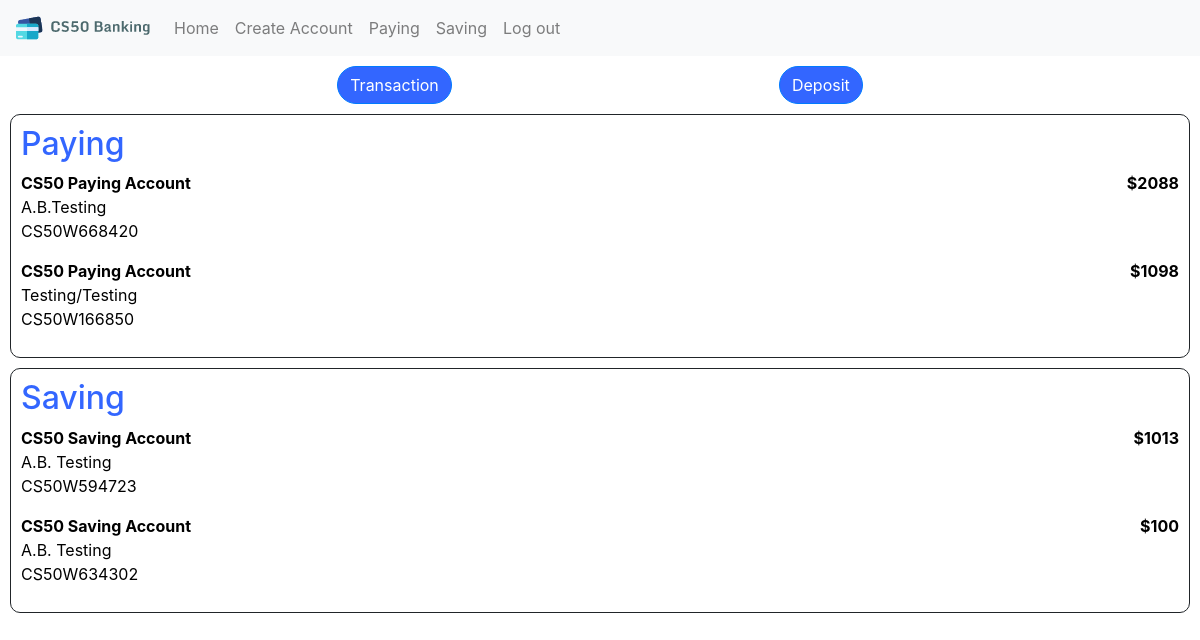
Before: / (signed in) with the older database file.
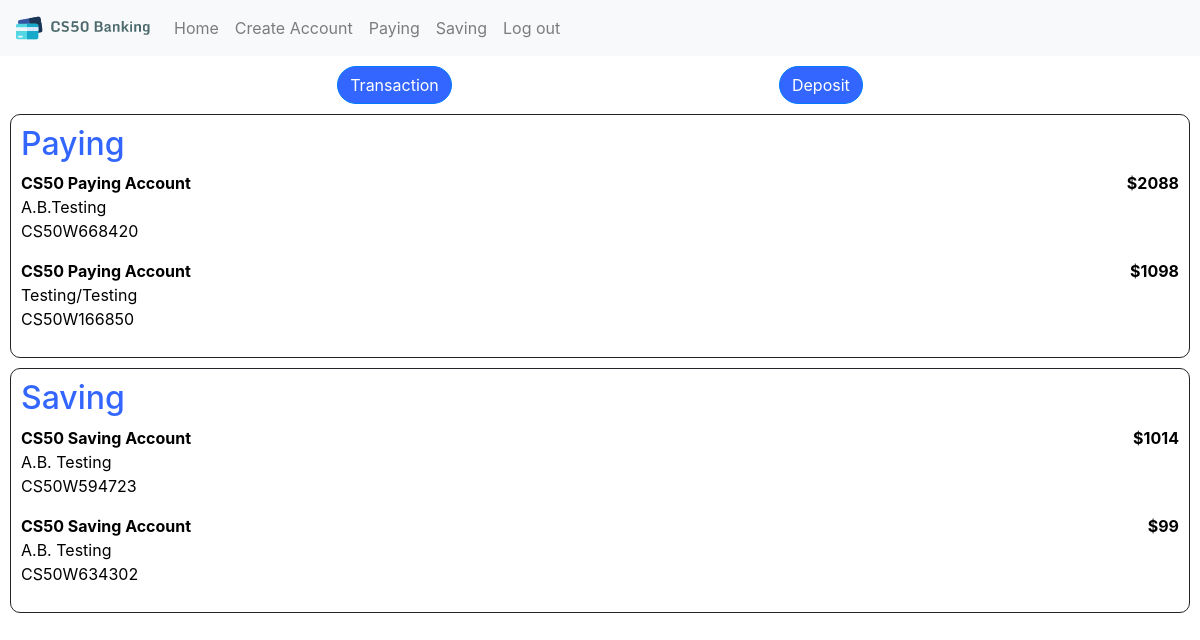
After: the same page with the newer database file.
### bank/models.py (models this page shows, shortened)
class Bankaccount(models.Model):
    holder = models.ManyToManyField('User', blank=False, related_name="account")
    holder_name = models.CharField(max_length=150)
    name = models.CharField(max_length=50)
    number = models.CharField(max_length=18, unique=True)
    amount = models.IntegerField()
    type = models.CharField(max_length=4)
    interest = models.IntegerField()

### bank/views.py (the view)
# urls.py: path("", views.index, name="index"),
def index(request):
    if request.user.is_authenticated:
        user = User.objects.get(pk=request.user.id)
        return render(request, "bank/index.html", {
            "user": user,
            "paying": True,
            "saving": True,
            "paying_accounts": user.account.filter(type = "Pay"),
            "saving_accounts": user.account.filter(type = "Save")
        })
    else:
        return login_view(request)

### bank/models.py (called while the page is built)
    def __str__(self):
        return f"{self.first_name} {self.last_name}"

### bank/templates/bank/index.html (shortened to what this page needs)
{% extends "bank/layout.html" %}
{% load static %}
{% block body %}
    <div id"index_container">
        <div id="index_actions">
            <form action="{% url 'transaction' %}">
                <button type="submit" class="btn btn-primary btn-rounded">Transaction</button>
            </form>
            <form action="{% url 'deposit' %}">
                <button type="submit" class="btn btn-primary btn-rounded">Deposit</button>
            </form>
        </div>
        {% if paying %}
            <div id="index_paying">
                <h2>Paying</h2>
                {% for account in paying_accounts %}
                    <a id="account_href" href="{% url 'account' id=account.id %}">
                        <div id="paying_account{{ account.id }}">
                            <div id="paying_account_flex">
                                <b>{{ account.name }}</b>
                                <b>${{ account.amount }}</b>
                            </div>
                            <p>
                                {{ account.holder_name }}<br>
                                {{ account.number }}
                            </p>
                        </div>
                    </a>
                {% endfor %}
            </div>
        {% endif %}
        {% if saving %}
            <div id="index_saving">
                <h2>Saving</h2>
                {% for account in saving_accounts %}
                    <a id="account_href" href="{% url 'account' id=account.id %}">
                        <div id="saving_account{{ account.id }}">
                            <div id="saving_account_flex">
                                <b>{{ account.name }}</b>
                                <b>${{ account.amount }}</b>
                            </div>
                            <p>
                                {{ user }}<br>
                                {{ account.number }}
                            </p>
                        </div>
                    </a>
                {% endfor %}
            </div>
        {% endif %}
    </div>
{% endblock %}

Changed rows visible on the page:
changed Bankaccount "CS50W594723": amount "1013" → "1014"
changed Bankaccount "CS50W634302": amount "100" → "99"
